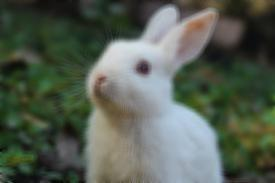
#> input picture filtered_image_blurred.jpg, 275 x 183 px, given in place of bunny.jpg, which was not available
$ jupyter execute cv_lab.ipynb
#> lines starting #> are read from the running program, lines starting #| are printed output that depends on the picture; pictures that were not available may be replaced by others from this repository, and a replacement may not be noted
[cell 1]
from PIL import Image

# Load the image
image_path =r'D:\bunny.jpg'   # Replace with your image path
image = Image.open(image_path)
#> image is the input picture: PIL image 275x183 RGB; mean R, G, B 85.1, 94, 81.7

# Convert the image to grayscale
gray_image = image.convert('L')
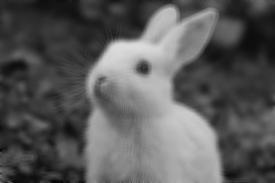
#> gray_image: PIL image 275x183 L; min 3, max 221, mean 89.9

# Save the grayscale image
gray_image.save('gray_image.jpg')

# Show the grayscale image
gray_image.show()

[cell 2]
from PIL import Image, ImageOps

# Load the image
image_path = r'D:\bunny.jpg' # Replace with your image path
image = Image.open(image_path)

# Flip the image horizontally
flipped_image = ImageOps.mirror(image)
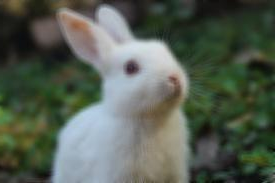
#> flipped_image: PIL image 275x183 RGB; mean R, G, B 85.1, 94, 81.7

# Save the flipped image
flipped_image.save('flipped_image.jpg')

# Show the flipped image
flipped_image.show()

[cell 3]
from PIL import Image, ImageFilter

def apply_filters(image_path, output_path_base):
    # Open the image
#> called with image_path = 'D:\\bunny.jpg', output_path_base = 'filtered_image'
    image = Image.open(image_path)

    # Apply Blur filter
    blurred_image = image.filter(ImageFilter.BLUR)
    blurred_image.save(f'{output_path_base}_blurred.jpg')

    # Apply Contour filter
    contour_image = image.filter(ImageFilter.CONTOUR)
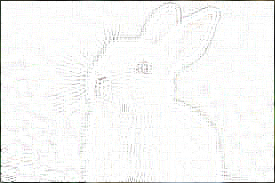
#> contour_image: PIL image 275x183 RGB; mean R, G, B 247.1, 247.4, 246.6
    contour_image.save(f'{output_path_base}_contour.jpg')

    # Apply Detail filter
    detail_image = image.filter(ImageFilter.DETAIL)
    detail_image.save(f'{output_path_base}_detail.jpg')

    # Apply Edge Enhance filter
    edge_enhance_image = image.filter(ImageFilter.EDGE_ENHANCE)
    edge_enhance_image.save(f'{output_path_base}_edge_enhance.jpg')

    # Apply Emboss filter
    emboss_image = image.filter(ImageFilter.EMBOSS)
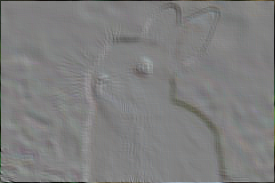
#> emboss_image: PIL image 275x183 RGB; mean R, G, B 126.6, 126.6, 126.4
    emboss_image.save(f'{output_path_base}_emboss.jpg')

    print("Filters applied and images saved.")

# Example usage
image_path = r'D:\bunny.jpg'
output_path_base = 'filtered_image'
apply_filters(image_path, output_path_base)
